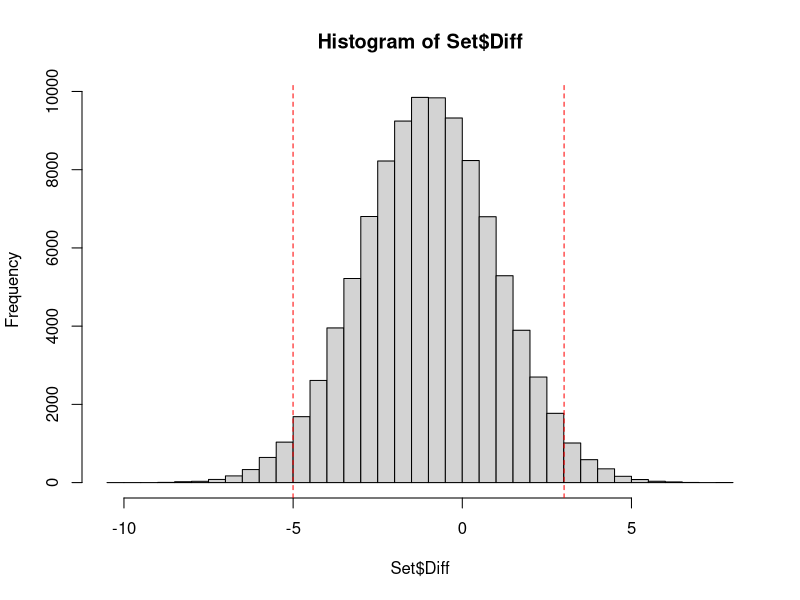

This chart was generated by the following R code:
# Insert mean and std deviation into A, B & C.  Add other variables, as needed.
library(dplyr)

# Insert appropriate values --------------------------------------------------
Result_Mean1 <- 77
Result_sd_R1 <- 2.0
Result_Mean2 <- 78
Result_sd_R2 <- 0.05

# Set the data matrix --------------------------------------------------------
A <- rnorm(100000, Result_Mean1, Result_sd_R1)
B <- rnorm(100000, Result_Mean2, Result_sd_R2)


# Combine to create sets -----------------------------------------------------

Set <- as.data.frame(cbind(A,B))
Set$Diff <- A-B

# Calc means and sd for composite value --------------------------------------

Em <- mean(Set$Diff)
Esd <- sd(Set$Diff)
Lower = Em-2*Esd
Upper = Em+2*Esd
Range = 4*Esd

# Histogram of ranges --------------------------------------------------------
hist(Set$Diff, breaks=30)
abline(v=Upper, col="red", lty=2)
abline(v=Lower, col="red", lty=2)

Range
